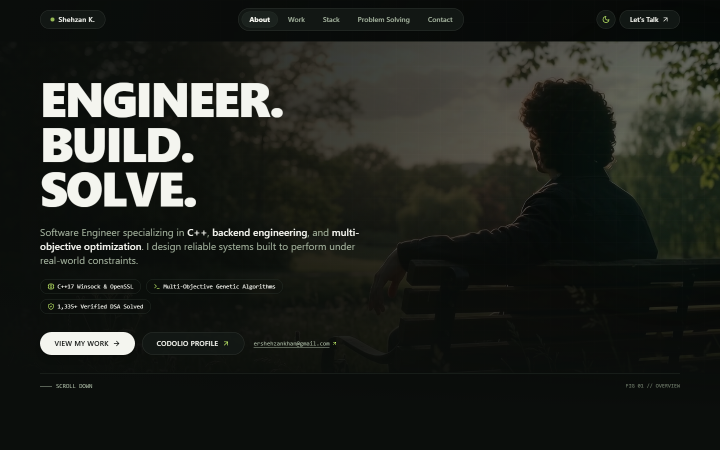
#> input picture scratch/recordings_v2/desktop_dark_to_light/frame_0006.png, 1440 x 900 px (shown at 1/2 size); its folder holds 4 pictures in this run
$ python process-theme-v2.py
#> lines starting #> are read from the running program, lines starting #| are printed output that depends on the picture
import cv2
import os
import glob
import numpy as np

art_dir = r'C:/Users/ershe/.gemini/antigravity/brain/b58e3653-aa6a-4f16-9d8c-3455f0be56f0/theme_qa'
os.makedirs(art_dir, exist_ok=True)
rec_base = r'C:/Portfolio/scratch/recordings_v2'

def make_video(frame_files, out_path, fps=30):
#> called with fps = 28
    if not frame_files:
        return
    first = cv2.imread(frame_files[0])
#> first is the input picture: shape (900, 1440, 3); mean B, G, R 31.1, 35.9, 33.5
    h, w, _ = first.shape
#> h = 900; w = 1440
    fourcc = cv2.VideoWriter_fourcc(*'mp4v')
    out = cv2.VideoWriter(out_path, fourcc, fps, (w, h))
    for f in frame_files:
        img = cv2.imread(f)
        out.write(img)
    out.release()
    print(f'Created video: {out_path} ({len(frame_files)} frames @ {fps} fps)')

# 1. Generate MP4 Videos
d2l_desktop = sorted(glob.glob(os.path.join(rec_base, 'desktop_dark_to_light', '*.png')))
l2d_desktop = sorted(glob.glob(os.path.join(rec_base, 'desktop_light_to_dark', '*.png')))
d2l_mobile = sorted(glob.glob(os.path.join(rec_base, 'mobile_dark_to_light', '*.png')))
l2d_mobile = sorted(glob.glob(os.path.join(rec_base, 'mobile_light_to_dark', '*.png')))

make_video(d2l_desktop, os.path.join(art_dir, 'v2_desktop_dark_to_light.mp4'), fps=28)
make_video(l2d_desktop, os.path.join(art_dir, 'v2_desktop_light_to_dark.mp4'), fps=28)
make_video(d2l_mobile, os.path.join(art_dir, 'v2_mobile_dark_to_light.mp4'), fps=30)
make_video(l2d_mobile, os.path.join(art_dir, 'v2_mobile_light_to_dark.mp4'), fps=30)

# 2. Extract the 6 Required Stages for Desktop
# Stage 1: Before switch (frame 2)
# Stage 2: Capsule during animation / walking (frame 14)
# Stage 3: Stickman entering portal / dive (frame 25)
# Stage 4: Submerged & theme changing (frame 32)
# Stage 5: Stickman emerging (frame 40)
# Stage 6: Final navbar after transition (frame 55)

def create_6_stage_montage(frames, out_name, title):
    if len(frames) < 50:
        return
    indices = [
        (frames[2], '1. BEFORE SWITCH (Resting State)'),
        (frames[14], '2. CAPSULE APPEARANCE & CALM STRIDE'),
        (frames[24], '3. JUMP ARC & SUBTERRANEAN DIVE'),
        (frames[32], '4. SUBMERGED VOID & THEME SWAP'),
        (frames[42], '5. EMERGENCE & PALETTE TRANSITION'),
        (frames[min(54, len(frames)-1)], '6. FINAL RESTORED NAVBAR')
    ]

    # We will crop the full navbar row from each frame: y: 10..72 (62px), x: 60..1380 (1320px)
    row_h = 68
    row_w = 1320
    header_h = 70
    canvas = np.zeros((header_h + len(indices) * (row_h + 24), row_w + 40, 3), dtype=np.uint8)
    canvas[:] = (12, 15, 13)

    cv2.putText(canvas, title, (25, 34), cv2.FONT_HERSHEY_SIMPLEX, 0.68, (255, 255, 255), 2)
    cv2.putText(canvas, 'Verified: Single horizontal navbar row maintained continuously (0px vertical shift, 0 second row)', (25, 56), cv2.FONT_HERSHEY_SIMPLEX, 0.42, (106, 243, 197), 1)

    for i, (f_path, label) in enumerate(indices):
        y_pos = header_h + i * (row_h + 24)
        cv2.putText(canvas, label, (25, y_pos + 14), cv2.FONT_HERSHEY_SIMPLEX, 0.40, (180, 180, 180), 1)

        img = cv2.imread(f_path)
        crop = img[10:72, 60:1380].copy()

        # Border around crop
        cv2.rectangle(crop, (0, 0), (row_w - 1, row_h - 7), (45, 55, 48), 1)
        canvas[y_pos + 20:y_pos + 20 + crop.shape[0], 20:20 + row_w] = crop

    cv2.imwrite(os.path.join(art_dir, out_name), canvas)
    print(f'Created 6-stage montage: {out_name}')

create_6_stage_montage(d2l_desktop, 'v2_desktop_dark_to_light_stages.png', 'DESKTOP 1440PX: DARK TO LIGHT (6-STAGE SEQUENCE)')
create_6_stage_montage(l2d_desktop, 'v2_desktop_light_to_dark_stages.png', 'DESKTOP 1440PX: LIGHT TO DARK (6-STAGE SEQUENCE)')

# 3. Create Mobile 6-Stage Montage
if len(d2l_mobile) >= 80:
    mob_indices = [
        (d2l_mobile[4], '1. BEFORE SWITCH'),
        (d2l_mobile[22], '2. CAPSULE & STRIDE'),
        (d2l_mobile[44], '3. PORTAL DIVE'),
        (d2l_mobile[56], '4. SUBMERGED & THEME SWAP'),
        (d2l_mobile[72], '5. EMERGENCE'),
        (d2l_mobile[min(94, len(d2l_mobile)-1)], '6. FINAL RESTORED NAVBAR')
    ]
    mob_h = 70
    mob_w = 740
    mob_canvas = np.zeros((65 + len(mob_indices) * (mob_h + 20), mob_w + 40, 3), dtype=np.uint8)
    mob_canvas[:] = (12, 15, 13)
    cv2.putText(mob_canvas, 'MOBILE 390PX: DARK TO LIGHT 6-STAGE SEQUENCE', (25, 34), cv2.FONT_HERSHEY_SIMPLEX, 0.65, (255, 255, 255), 2)
    cv2.putText(mob_canvas, 'Verified: Capsule (84px) fits neatly between Brand and LetsTalk with zero overlap', (25, 54), cv2.FONT_HERSHEY_SIMPLEX, 0.40, (106, 243, 197), 1)

    for i, (f_path, label) in enumerate(mob_indices):
        y_pos = 65 + i * (mob_h + 20)
        cv2.putText(mob_canvas, label, (25, y_pos + 12), cv2.FONT_HERSHEY_SIMPLEX, 0.38, (180, 180, 180), 1)
        img = cv2.imread(f_path)
        # Mobile is 780x1688, crop header x: 20..760, y: 15..145
        crop = cv2.resize(img[20:140, 20:760], (mob_w, mob_h))
        cv2.rectangle(crop, (0, 0), (mob_w - 1, mob_h - 1), (45, 55, 48), 1)
        mob_canvas[y_pos + 18:y_pos + 18 + mob_h, 20:20 + mob_w] = crop

    cv2.imwrite(os.path.join(art_dir, 'v2_mobile_dark_to_light_stages.png'), mob_canvas)
    print('Created mobile stages montage: v2_mobile_dark_to_light_stages.png')

# 4. Create Side-by-Side Verification: Image 1 (Desired), Image 2 (Rejected), and New Implementation (Approved)
img1 = cv2.imread(r'C:/Portfolio/scratch/user_img1.png') # Desired (44x1024)
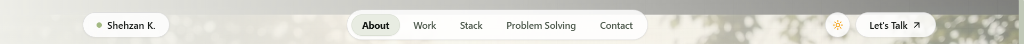
#> input picture scratch/user_img1.png, 1024 x 44 px, found by its file name
#> img1 is the input picture: shape (44, 1024, 3); mean B, G, R 210.2, 216.6, 217
img2 = cv2.imread(r'C:/Portfolio/scratch/user_img2.png') # Rejected (97x1024)
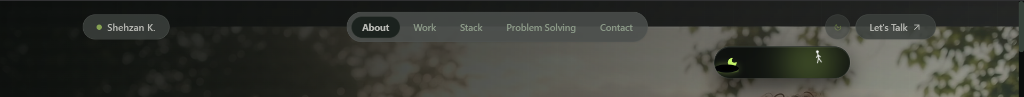
#> input picture scratch/user_img2.png, 1024 x 97 px, found by its file name
#> img2 is the input picture: shape (97, 1024, 3); mean B, G, R 51.9, 58.2, 56.6
# New active frame from d2l_desktop[20]
#> (the run stopped early here; a loop or call above may not have finished)
